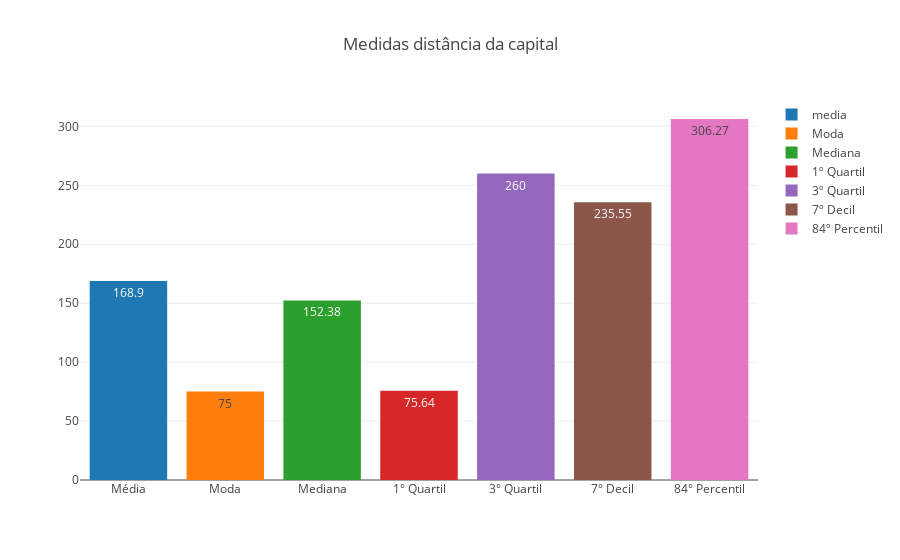

Write notebook code for a chart like this one.
### Markdown cell above
# Analise sobre a variável distância da capital


#### Qual a média, moda, mediana, 1º quartil, 3º quartil, 7º decil, 84º Percentil da variável "distancia da capital"?

Os dados foram agrupados em classes com amplitude de 50.

| Distancia da capital | fi | fa |
|  ------- | --- | --- |
| 0   -\| 50 | 21 | 21 |
| 50  -\| 100 | 39 | 60 |
| 100 -\| 150 | 21 | 81 |
| 150 -\| 200 | 21 | 102 |
| 200 -\| 250 | 18 | 120 |
| 250 -\| 300 | 15 | 135 |
| 300 -\| 350 | 22 | 157 |
| 350 -\| 400 | 7 | 164 |
|     Total   | 164 |  |

### Code cell
a = pd.Series([168.90])
b = pd.Series([152.38])
c = pd.Series([75])
Pquartil = pd.Series([75.64])
Tquartil = pd.Series([260])
Sdecil= pd.Series([235.55])
Percentil = pd.Series([306.27])


trace1 = go.Bar(
    x=['Média'],
    y=a,
    text=168.90,
    textposition = 'auto',
    name='media'
)
trace2 = go.Bar(
    x=['Moda'],
    y=c,
    text=75,
    textposition = 'auto',
    name='Moda'
)

trace3 = go.Bar(
    x=['Mediana'],
    y=b,
    text=152.38,
    textposition = 'auto',
    name='Mediana'
)

trace4 = go.Bar(
    x=['1° Quartil'],
    y=Pquartil,
    text=Pquartil,
    textposition = 'auto',
    name='1º Quartil'
)

trace5 = go.Bar(
    x=['3° Quartil'],
    y=Tquartil,
    text=Tquartil,
    textposition = 'auto',
    name='3º Quartil'
)

trace6 = go.Bar(
    x=['7° Decil'],
    y=Sdecil,
    text=Sdecil,
    textposition = 'auto',
    name='7º Decil'
)

trace7 = go.Bar(
    x=['84° Percentil'],
    y=Percentil,
    text=Percentil,
    textposition = 'auto',
    name='84º Percentil'
)

data = [trace1, trace2, trace3, trace4, trace5, trace6, trace7]
layout = go.Layout(
    barmode='group',
    title='Medidas distância da capital',
)

fig_dist = go.Figure(data=data, layout=layout)
iplot(fig_dist, filename='grouped-bar')

### Figure 1 — Plotly figure (JSON) as saved in the notebook; plotly's stock layout.template omitted (floating-point values rounded to 4 significant figures)
{"data": [{"name": "media", "text": "168.9", "textposition": "auto", "type": "bar", "uid": "a670521b-15a1-4696-820e-a50cb922ad58", "x": ["Média"], "y": [168.9]}, {"name": "Moda", "text": "75", "textposition": "auto", "type": "bar", "uid": "4ebaf509-db40-4ae7-a9b0-6410aadc0df0", "x": ["Moda"], "y": [75]}, {"name": "Mediana", "text": "152.38", "textposition": "auto", "type": "bar", "uid": "c058a3cd-31a3-49ef-bea6-a7778e423804", "x": ["Mediana"], "y": [152.4]}, {"name": "1º Quartil", "text": [75.64], "textposition": "auto", "type": "bar", "uid": "92663551-47c2-45e5-a109-d3a2c0a0f787", "x": ["1° Quartil"], "y": [75.64]}, {"name": "3º Quartil", "text": [260], "textposition": "auto", "type": "bar", "uid": "3ef63c89-ee0f-4dca-8fe1-d78ff85cc65f", "x": ["3° Quartil"], "y": [260]}, {"name": "7º Decil", "text": [235.6], "textposition": "auto", "type": "bar", "uid": "0050709d-88c1-44c5-a6ae-5006af7a62e3", "x": ["7° Decil"], "y": [235.6]}, {"name": "84º Percentil", "text": [306.3], "textposition": "auto", "type": "bar", "uid": "76881013-ecdb-4b52-8836-d59c448bf883", "x": ["84° Percentil"], "y": [306.3]}], "layout": {"barmode": "group", "title": {"text": "Medidas distância da capital"}}}
